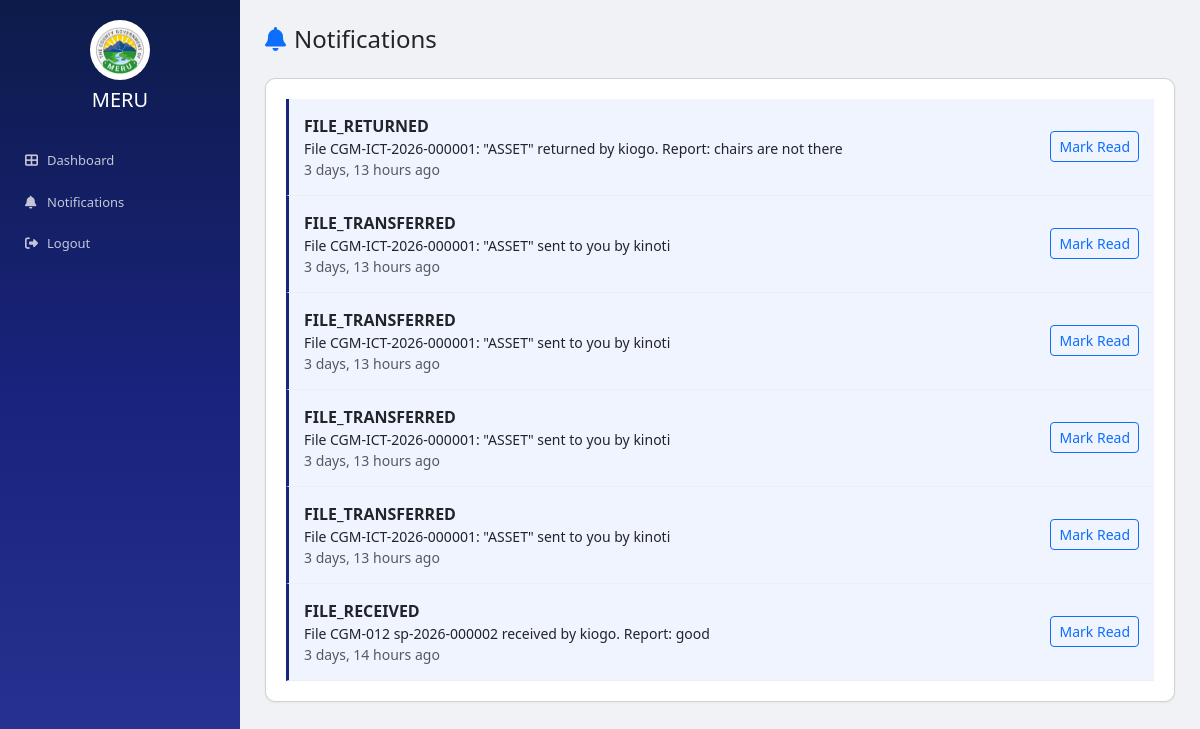
Screenshot of /notifications/ (signed in) with the database file from the repository.
### apps/notifications/models.py (models this page shows)
class Notification(models.Model):
    user = models.ForeignKey(User, on_delete=models.CASCADE, related_name='notifications')
    notification_type = models.CharField(max_length=30)
    message = models.TextField()
    file = models.ForeignKey(File, on_delete=models.SET_NULL, null=True, blank=True)
    is_read = models.BooleanField(default=False)
    created_at = models.DateTimeField(auto_now_add=True)
    class Meta: db_table = 'notifications'; ordering = ['-created_at']

### crfts/urls.py (the view)
# urls.py: path('notifications/', notifications_list, name='notifications'),
@login_required(login_url='/login/')
def notifications_list(request):
    notifs = Notification.objects.filter(user=request.user).order_by('-created_at')[:50]
    return render(request, 'notifications.html', {'notifications': notifs, 'user': request.user, 'notif_count': 0})

### templates/notifications.html (shortened to what this page needs)
﻿<!DOCTYPE html><html lang='en'><head><meta charset='UTF-8'><meta name='viewport' content='width=device-width,initial-scale=1'><title>Notifications - MERU</title>
<link href='https://cdn.jsdelivr.net/npm/bootstrap@5.3.0/dist/css/bootstrap.min.css' rel='stylesheet'>
<link href='https://cdnjs.cloudflare.com/ajax/libs/font-awesome/6.4.0/css/all.min.css' rel='stylesheet'>
</head>
<body><aside class='sidebar'><div class='logo'><img src='/static/images/logo.png' alt='County Logo' style='width:60px;height:60px;border-radius:50%;margin-bottom:8px;background:white;padding:5px' onerror="this.style.display='none'"><h5>MERU</h5></div><nav>
<a href='/'><i class='fas fa-th-large'></i> <span>Dashboard</span></a>
<a href='/notifications/' class='active'><i class='fas fa-bell'></i> <span>Notifications</span></a>
<a href='/logout/'><i class='fas fa-sign-out-alt'></i> <span>Logout</span></a></nav></aside>
<main class='main'><h4 class='mb-4'><i class='fas fa-bell text-primary me-2'></i>Notifications</h4>
<div class='card'>
{% for n in notifications %}<div class='notif-item {% if not n.is_read %}unread{% endif %}'>
<div><strong>{{ n.notification_type }}</strong><br><small>{{ n.message }}</small><br><small class='text-muted'>{{ n.created_at|timesince }} ago</small></div>
<div>{% if not n.is_read %}<a href='/notifications/{{ n.id }}/read/' class='btn btn-sm btn-outline-primary'>Mark Read</a>{% else %}<span class='badge bg-success'>Read</span>{% endif %}</div></div>
{% empty %}<p class='text-center py-4 text-muted'><i class='fas fa-bell-slash fa-2x mb-2'></i><br>No notifications</p>{% endfor %}</div></main></body></html>

### templates/notifications.html (style rules this page uses)
:root { --primary:#1a237e;--sidebar:240px }
* { margin:0;padding:0 }
body { font-family:'Segoe UI',Arial,sans-serif;background:#f0f2f5;display:flex }
.sidebar { width:var(--sidebar);background:linear-gradient(180deg,#0d1b4a,#1a237e,#283593);color:#fff;position:fixed;left:0;top:0;bottom:0 }
.sidebar .logo { padding:20px;text-align:center }
.sidebar nav a { display:flex;align-items:center;color:rgba(255,255,255,.75);padding:11px 25px;text-decoration:none;font-size:13px }
.sidebar nav a i { width:22px }
.main { margin-left:var(--sidebar);flex:1;padding:25px }
.card { background:#fff;border-radius:10px;padding:20px;box-shadow:0 1px 3px rgba(0,0,0,.05) }
.notif-item { padding:15px;border-bottom:1px solid #eee;display:flex;justify-content:space-between;align-items:center }
.notif-item.unread { background:#f0f4ff;border-left:3px solid var(--primary) }

### rows the page displays
Notification: notification_type "FILE_RETURNED", message "File CGM-ICT-2026-000001: \"ASSET\" returned by kiogo. Report: chairs are not there", created_at "3 days, 13 hours"
Notification: notification_type "FILE_TRANSFERRED", message "File CGM-ICT-2026-000001: \"ASSET\" sent to you by kinoti", created_at "3 days, 13 hours"
Notification: notification_type "FILE_TRANSFERRED", message "File CGM-ICT-2026-000001: \"ASSET\" sent to you by kinoti", created_at "3 days, 13 hours"
Notification: notification_type "FILE_TRANSFERRED", message "File CGM-ICT-2026-000001: \"ASSET\" sent to you by kinoti", created_at "3 days, 13 hours"
Notification: notification_type "FILE_TRANSFERRED", message "File CGM-ICT-2026-000001: \"ASSET\" sent to you by kinoti", created_at "3 days, 13 hours"
Notification: notification_type "FILE_RECEIVED", message "File CGM-012 sp-2026-000002 received by kiogo. Report: good", created_at "3 days, 14 hours"
